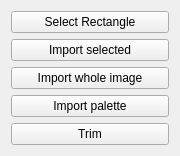
             <widget class="QWidget" name="verticalWidget_2" native="true">
              <property name="minimumSize">
               <size>
                <width>180</width>
                <height>0</height>
               </size>
              </property>
              <property name="maximumSize">
               <size>
                <width>180</width>
                <height>16777215</height>
               </size>
              </property>
              <layout class="QVBoxLayout" name="verticalLayout_12">
               <item>
                <widget class="QPushButton" name="bt_select_rect">
                 <property name="text">
                  <string>Select Rectangle</string>
                 </property>
                </widget>
               </item>
               <item>
                <widget class="QPushButton" name="bt_import_selected">
                 <property name="text">
                  <string>Import selected</string>
                 </property>
                </widget>
               </item>
               <item>
                <widget class="QPushButton" name="bt_import_all">
                 <property name="text">
                  <string>Import whole image</string>
                 </property>
                </widget>
               </item>
               <item>
                <widget class="QPushButton" name="bt_import_palette">
                 <property name="text">
                  <string>Import palette</string>
                 </property>
                </widget>
               </item>
               <item>
                <widget class="QPushButton" name="bt_image_trim">
                 <property name="text">
                  <string>Trim</string>
                 </property>
                </widget>
               </item>
              </layout>
             </widget>
